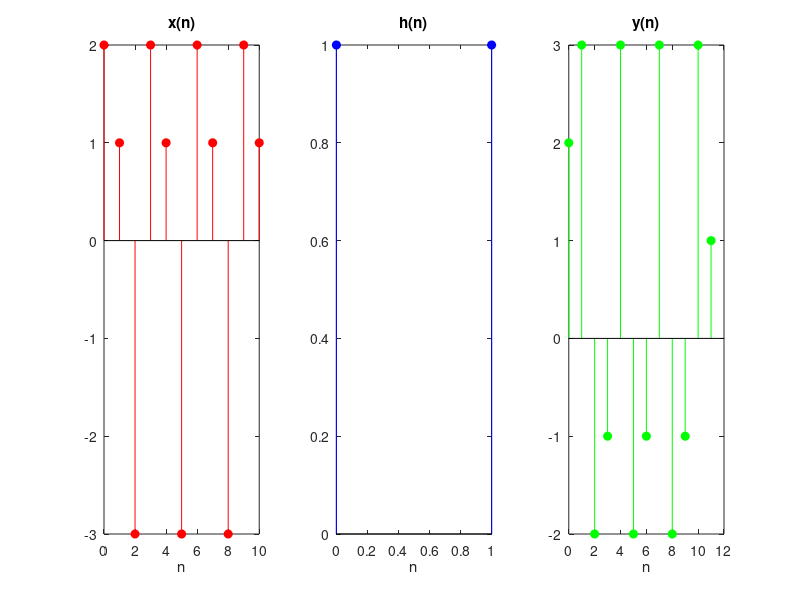

Write MATLAB code to recreate this figure.
clc; 
clear all; 
close all; 
x=[2,1,-3,2,1,-3,2,1,-3,2,1]; 
h=[1,1];
nx=[0:10];LEx=nx(1);
nh=[0:1];LEh=nh(1);
Nx=length(x); 
Nh=length(h); 
LEy=LEx+LEh;
REx=nx(Nx);
REh=nh(Nh);
REy=REx+REh;
Ny=Nx+Nh-1;
Xn=[x zeros(1,Ny-Nx)];
Hn=[h zeros(1,Ny-Nh)]; 
for i=0:Ny-1
    sum=0;
    for j=0:i
         sum=sum+Xn(j+1)*Hn(i-j+1); 
    end
    Y(i+1)=sum; 
end 
subplot(1,3,1);
stem(nx,x,'r','filled');
xlabel('n');
title('x(n)'); 
subplot(1,3,2); 
stem(nh,h,'b','filled');
xlabel('n');
title('h(n)');
subplot(1,3,3);
ny=LEy:REy;
stem(ny,Y,'g','filled');
xlabel('n');
title('y(n)');